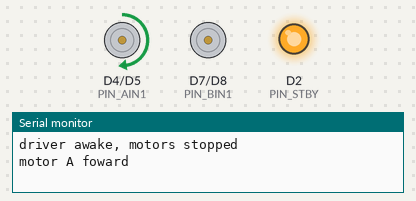
This sketch was run on a simulated ESP8266 (NodeMCU). On the bench: motor-driver pin pairs drawn as motors (green arrow = first pin HIGH = forward, orange = second pin HIGH = backward, longer = more drive, scaled by the enable pin, stopped while the standby pin is LOW), output pins drawn as LEDs (lit = HIGH), the last lines printed to the serial monitor.

Above: at 2.5 s.
At 12.5 s:
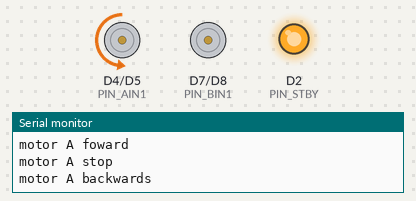
At 22.5 s:
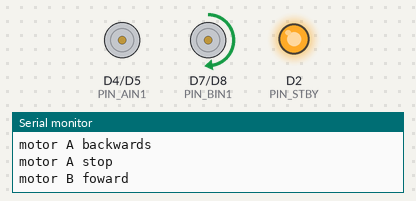
At 47.5 s:
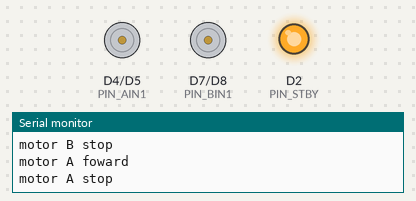
Timing chart, 0 to 52.0 s (numbered marks = the images above):
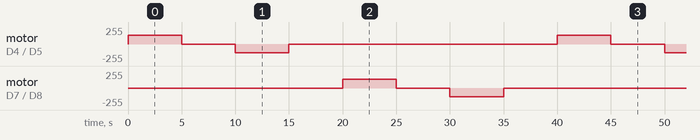

Measured:
- by itself, motor on D4 (PIN_AIN1) / D5 (PIN_AIN2), motor on D7 (PIN_BIN1) / D8 (PIN_BIN2): repeats every 40.0 s: stopped 5.0 s, backward 128/255 5.0 s, stopped 25.0 s, forward 128/255 5.0 s

The sketch:

bb8_motor_control.ino
```cpp
const uint8_t PIN_STBY = D2;
const uint8_t PIN_PWMA = D3;
const uint8_t PIN_AIN1 = D4;
const uint8_t PIN_AIN2 = D5;
const uint8_t PIN_PWMB = D6;
const uint8_t PIN_BIN1 = D7;
const uint8_t PIN_BIN2 = D8;
enum MOTOR{
  MOTOR_A = 0,
  MOTOR_B = 1
};

void drive_f(uint8_t eng_num, int speed)
{
  uint8_t in_pinpwmc = 0;
  uint8_t in_pin1 = 0;
  uint8_t in_pin2 = 0;
  if(eng_num == MOTOR_A)
  {
    in_pinpwmc = PIN_PWMA;
    in_pin1 = PIN_AIN1;
    in_pin2 = PIN_AIN2;
  }
  else if(eng_num == MOTOR_B)
  {
    in_pinpwmc = PIN_PWMB;
    in_pin1 = PIN_BIN1;
    in_pin2 = PIN_BIN2;
  }
  else
  {
    return;
  }

  speed = constrain(speed, -255,255);
  if(speed  >0)
  {
    digitalWrite(in_pin1, HIGH);
    digitalWrite(in_pin2, LOW);

  }
  else if(speed < 0)
  {
    digitalWrite(in_pin2, HIGH);
    digitalWrite(in_pin1, LOW);
  }
  else
  {
    digitalWrite(in_pin1, LOW);
    digitalWrite(in_pin2, LOW);
  }
  analogWrite(in_pinpwmc, abs(speed));
}


void setup() {
  // put your setup code here, to run once:
  Serial.begin(115200);
  pinMode(PIN_STBY,OUTPUT);//1
  pinMode(PIN_PWMA,OUTPUT);//2
  pinMode(PIN_AIN1,OUTPUT);//3
  pinMode(PIN_AIN2,OUTPUT);//4
  pinMode(PIN_PWMB,OUTPUT);//5
  pinMode(PIN_BIN1,OUTPUT);//6
  pinMode(PIN_BIN2,OUTPUT);//7
  analogWrite(PIN_PWMA, 0);
  analogWrite(PIN_PWMB, 0);
  digitalWrite(PIN_AIN1,LOW);//3
  digitalWrite(PIN_AIN2,LOW);//4
  digitalWrite(PIN_BIN1,LOW);//6
  digitalWrite(PIN_BIN2,LOW);//7
  digitalWrite(PIN_STBY,HIGH);//7

  Serial.println("driver awake, motors stopped");
}

void loop() {
  // put your main code here, to run repeatedly:
  Serial.println("motor A foward");
  drive_f(MOTOR_A, 128);
  delay(5000);
  Serial.println("motor A stop");
  drive_f(MOTOR_A, 0);
  delay(5000);
  Serial.println("motor A backwards");
  drive_f(MOTOR_A, -128);
  delay(5000);
  Serial.println("motor A stop");
  drive_f(MOTOR_A, 0);
  delay(5000);

  Serial.println("motor B foward");
  drive_f(MOTOR_B, 128);
  delay(5000);
  Serial.println("motor B stop");
  drive_f(MOTOR_B, 0);
  delay(5000);
  Serial.println("motor B backwards");
  drive_f(MOTOR_B, -128);
  delay(5000);
  Serial.println("motor B stop");
  drive_f(MOTOR_B, 0);
  delay(5000);

}
```
